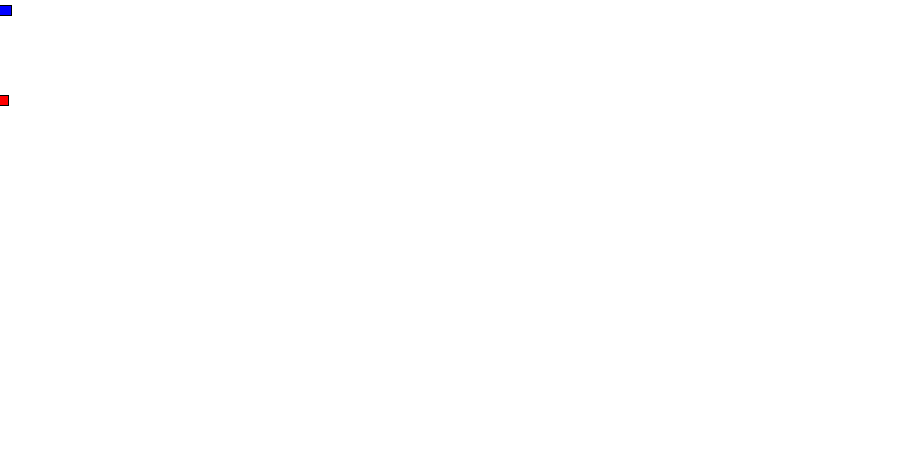
Frame 1 (no input)
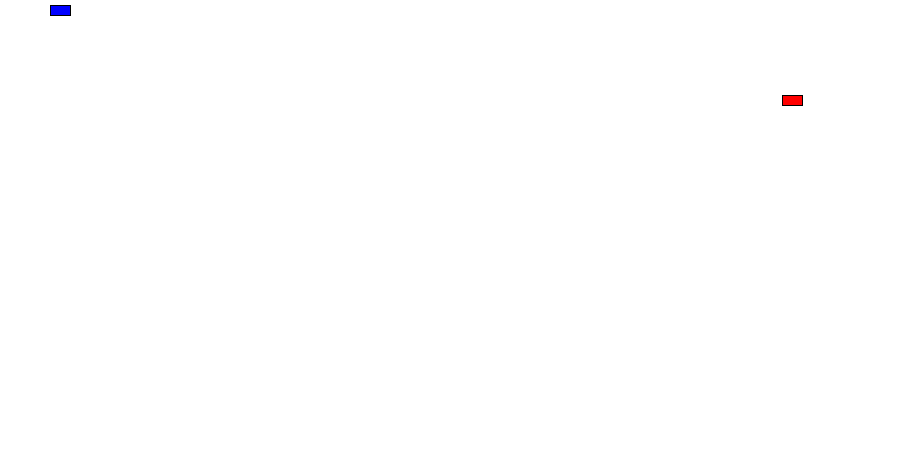
Frame 60 (the mouse pressed at the canvas centre just before this capture)
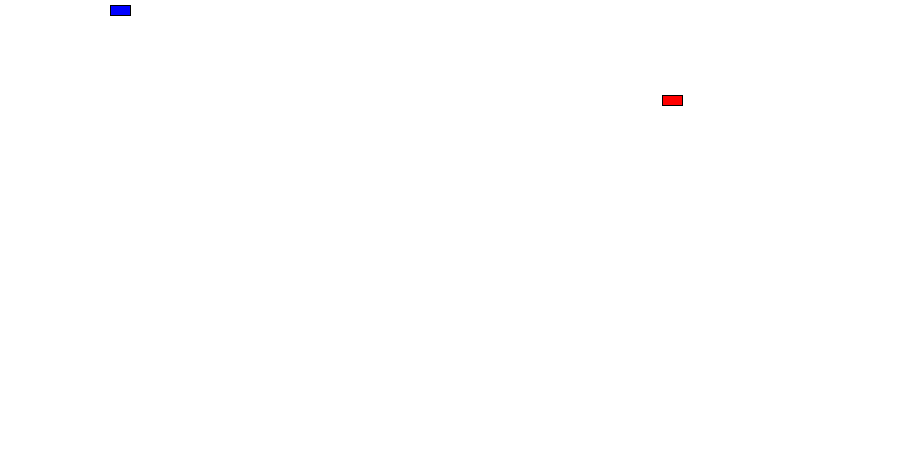
Frame 120 (the mouse held since frame 60 and released just before this capture)

The Processing sketch that drew these frames (run headless with seeded random() and noise(); from frame 60 on, the mouse is pressed at the canvas centre):

// Processing sketch: processing_30418
// ── processing_30418.pde

// Even though there are multiple objects, we still only need one class. 
// No matter how many cookies we make, only one cookie cutter is needed.
class Cars{ 
  color c;
  float xpos;
  float ypos;
  float xspeed;

  // The Constructor is defined with arguments.
  Cars(color tempC, float tempXpos, float tempYpos, float tempXspeed) { 
    c = tempC;
    xpos = tempXpos;
    ypos = tempYpos;
    xspeed = tempXspeed;
  }

  void display() {
    stroke(0);
    fill(c);
    rectMode(CENTER);
    rect(xpos,ypos,20,10);
  }

  void drive() {
    xpos = xpos + xspeed;
    if (xpos > width) {
      xpos = 0;
    }
  if (xpos < -10) {
      xpos = width;
    }
}
}



// Example: Two Car objects
Cars myCar3;
Cars myCar4; // Two objects!
 
void setup() {
  size(900,450);
  // Parameters go inside the parentheses when the object is constructed.
  myCar3 = new Cars(color(255,0,0),0,100,-2);
  myCar4 = new Cars(color(0,0,255),0,10,1);
}
 
void draw() {
  background(255);
  myCar3.drive();
  myCar3.display();
  myCar4.drive();
  myCar4.display();
}
